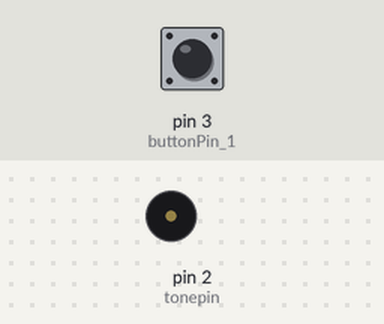
The sketch below on a simulated Arduino Uno, built with avr-gcc and run on an emulated ATmega328P. On the bench: buzzer (waves = sounding). The inputs (shaded band) are chosen by the test bench; at power-on: pin 3 (buttonPin_1) HIGH.

Above: at 1.2 s.
1.3 s: pin 3 (buttonPin_1) pulled LOW for 0.15 s
At 1.9 s:
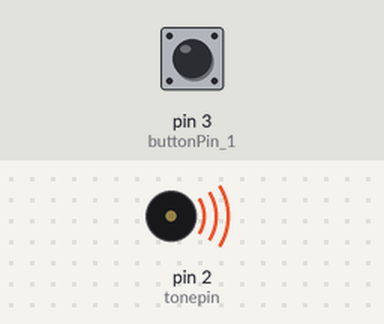
Timing chart, 0 to 4.3 s (numbered marks = the images above; inputs shaded):
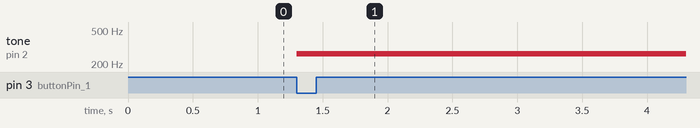

Measured:
- after the input at 1.3 s, tone on pin 2 (tonepin): silent → 262 Hz at once

The sketch:

play.ino
```cpp
#define NTC0 -1
#define NTC1 262
#define NTC2 294
#define NTC3 330
#define NTC4 350
#define NTC5 393
#define NTC6 441
#define NTC7 495

#define NTCL1 131
#define NTCL2 147
#define NTCL3 165
#define NTCL4 175
#define NTCL5 196
#define NTCL6 221
#define NTCL7 248

#define NTCH1 525
#define NTCH2 589
#define NTCH3 661
#define NTCH4 700
#define NTCH5 786
#define NTCH6 882
#define NTCH7 990
//列出全部C调的频率
#define WHOLE 1
#define HALF 0.5
#define QUARTER 0.25
#define EIGHTH 0.25
#define SIXTEENTH 0.625
//列出所有节拍
int tune[]=                 //根据简谱列出各频率
{
  NTC5,NTC5,NTC6,
  NTCH1,NTC6,NTC5,NTC6,NTCH1,NTC6,NTC5,
  NTC3,NTC3,NTC3,NTC5,
  NTC6,NTC6,NTC5,NTCH3,NTCH3,NTCH2,NTCH1,
  NTCH2,NTCH1,NTCH2,
  NTCH3,NTCH3,NTCH2,NTCH3,NTCH2,NTCH1,NTCH2,NTCH1,NTC6,

  NTCH2,NTCH2,NTCH2,NTCH1,NTC6,NTC5,
  NTC6,NTC5,NTC5,NTCH1,NTC6,NTC5,NTC1,NTC3,
  NTC2,NTC1,NTC2,
  NTC3,NTC5,NTC5,NTC3,NTCH1,NTC7,
  NTC6,NTC5,NTC6,NTCH1,NTCH2,NTCH3,

  NTCH3,NTCH2,NTCH1,NTC5,NTCH1,NTCH2,NTCH3,

  NTCH2,NTC0,NTCH3,NTCH2,
  NTCH1,NTC0,NTCH2,NTCH1,NTC6,NTC0,

  NTCH2,NTC6,NTCH1,NTCH1,NTCH1,NTC6,NTC5,NTC3,
  NTC5,
  NTC5,NTC6,NTCH1,NTC7,NTC6,
  NTCH3,NTCH3,NTCH3,NTCH3,NTCH2,NTCH2,NTCH1,
  NTC6,NTCH3,NTCH2,NTCH1,NTCH2,NTCH1,NTC6,
  NTCH1,
};

int length;
int tonepin=2;
int buttonPin_1=3;
int buttonPin_2=4;
int buttonPin_3=5;
int buttonPin_4=6;
int buttonPin_5=7;
int buttonPin_6=8;
int buttonPin_7=9;
int buttonPin_8=10;


int buttonState_1=0;
int buttonState_2=0;
int buttonState_3=0;
void setup()
{
  pinMode(tonepin,OUTPUT);
  pinMode(buttonPin_1, INPUT);
  pinMode(buttonPin_2, INPUT);
  pinMode(buttonPin_3, INPUT);
  pinMode(buttonPin_4, INPUT);
  pinMode(buttonPin_5, INPUT);
  pinMode(buttonPin_6, INPUT);
  pinMode(buttonPin_7, INPUT);
  pinMode(buttonPin_8, INPUT);
}
void loop()
{
  buttonState_1 = digitalRead(buttonPin_1);
  if (buttonState_1 == LOW) {
    tone(tonepin,NTC1);
  }
}
```
